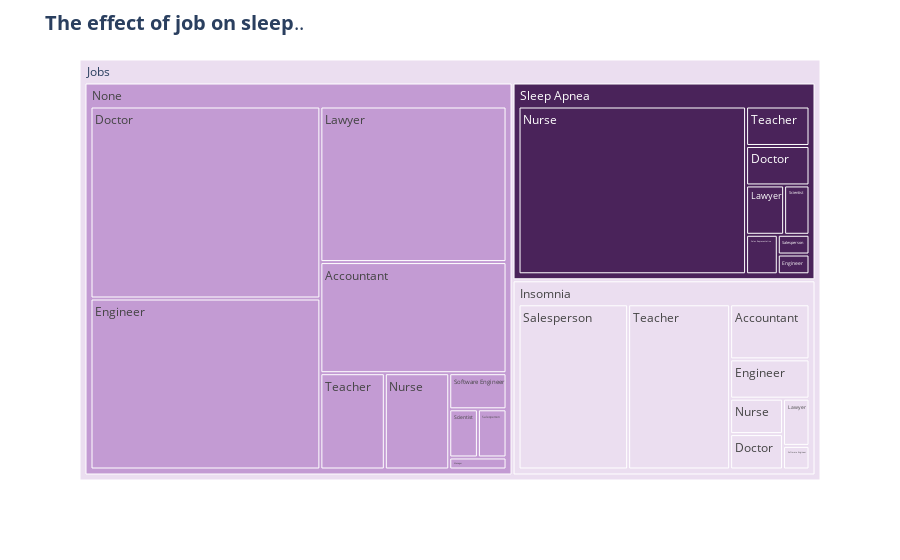

The notebook cell saved with this chart:
### Code cell
import pandas as pd
import plotly.express as px

# Veriyi okuma
sleep_data = pd.read_csv('Sleep_health_and_lifestyle_dataset.csv')

# Jobs sütununu ekleyerek yeni bir veri çerçevesi oluşturma
new_data = sleep_data.assign(Jobs='Jobs')

# 'None' değerleri 'Unknown' olarak değiştirme
new_data['Sleep Disorder'].fillna('Unknown', inplace=True)

# 'Unknown' değerlerini 'None' olarak değiştirme
new_data['Sleep Disorder'].replace('Unknown', 'None', inplace=True)

# Treemap oluşturma
fig = px.treemap(new_data, 
                 path=['Jobs', 'Sleep Disorder', 'Occupation'],
                 color='Sleep Disorder',
                 color_discrete_sequence=['#EBDEF0', '#C39BD3', '#4A235A'])

# Layout ayarları
fig.update_layout(title='<b>The effect of job on sleep</b>..',
                  title_font={'size': 20})

# Çıktıyı gösterme
fig.show()

### Figure 1 — Plotly figure (JSON) as saved in the notebook; plotly's stock layout.template omitted (floating-point values rounded to 4 significant figures)
{"data": [{"branchvalues": "total", "customdata": [["Insomnia"], ["None"], ["Sleep Apnea"], ["Insomnia"], ["None"], ["Insomnia"], ["Sleep Apnea"], ["None"], ["Insomnia"], ["None"], ["Insomnia"], ["Sleep Apnea"], ["None"], ["Sleep Apnea"], ["Sleep Apnea"], ["None"], ["Insomnia"], ["None"], ["Sleep Apnea"], ["None"], ["Insomnia"], ["Sleep Apnea"], ["Insomnia"], ["None"], ["Sleep Apnea"], ["(?)"], ["Insomnia"], ["None"], ["Sleep Apnea"], ["None"]], "domain": {"x": [0, 1], "y": [0, 1]}, "hovertemplate": "labels=%{label}<br>count=%{value}<br>parent=%{parent}<br>id=%{id}<br>Sleep Disorder=%{customdata[0]}<extra></extra>", "ids": ["Jobs/Insomnia/Engineer", "Jobs/None/Engineer", "Jobs/Sleep Apnea/Salesperson", "Jobs/Insomnia/Accountant", "Jobs/None", "Jobs/Insomnia", "Jobs/Sleep Apnea/Teacher", "Jobs/None/Teacher", "Jobs/Insomnia/Teacher", "Jobs/None/Software Engineer", "Jobs/Insomnia/Software Engineer", "Jobs/Sleep Apnea/Scientist", "Jobs/None/Scientist", "Jobs/Sleep Apnea/Sales Representative", "Jobs/Sleep Apnea/Nurse", "Jobs/None/Nurse", "Jobs/Insomnia/Nurse", "Jobs/None/Manager", "Jobs/Sleep Apnea/Lawyer", "Jobs/None/Lawyer", "Jobs/Insomnia/Lawyer", "Jobs/Sleep Apnea/Engineer", "Jobs/Insomnia/Doctor", "Jobs/None/Accountant", "Jobs/Sleep Apnea", "Jobs", "Jobs/Insomnia/Salesperson", "Jobs/None/Salesperson", "Jobs/Sleep Apnea/Doctor", "Jobs/None/Doctor"], "labels": ["Engineer", "Engineer", "Salesperson", "Accountant", "None", "Insomnia", "Teacher", "Teacher", "Teacher", "Software Engineer", "Software Engineer", "Scientist", "Scientist", "Sales Representative", "Nurse", "Nurse", "Nurse", "Manager", "Lawyer", "Lawyer", "Lawyer", "Engineer", "Doctor", "Accountant", "Sleep Apnea", "Jobs", "Salesperson", "Salesperson", "Doctor", "Doctor"], "marker": {"colors": ["#EBDEF0", "#C39BD3", "#4A235A", "#EBDEF0", "#C39BD3", "#EBDEF0", "#4A235A", "#C39BD3", "#EBDEF0", "#C39BD3", "#EBDEF0", "#4A235A", "#C39BD3", "#4A235A", "#4A235A", "#C39BD3", "#EBDEF0", "#C39BD3", "#4A235A", "#C39BD3", "#EBDEF0", "#4A235A", "#EBDEF0", "#C39BD3", "#4A235A", "#EBDEF0", "#EBDEF0", "#C39BD3", "#4A235A", "#C39BD3"]}, "name": "", "parents": ["Jobs/Insomnia", "Jobs/None", "Jobs/Sleep Apnea", "Jobs/Insomnia", "Jobs", "Jobs", "Jobs/Sleep Apnea", "Jobs/None", "Jobs/Insomnia", "Jobs/None", "Jobs/Insomnia", "Jobs/Sleep Apnea", "Jobs/None", "Jobs/Sleep Apnea", "Jobs/Sleep Apnea", "Jobs/None", "Jobs/Insomnia", "Jobs/None", "Jobs/Sleep Apnea", "Jobs/None", "Jobs/Insomnia", "Jobs/Sleep Apnea", "Jobs/Insomnia", "Jobs/None", "Jobs", "", "Jobs/Insomnia", "Jobs/None", "Jobs/Sleep Apnea", "Jobs/None"], "type": "treemap", "values": [5, 57, 1, 7, 219, 77, 4, 9, 27, 3, 1, 2, 2, 2, 61, 9, 3, 1, 3, 42, 2, 1, 3, 30, 78, 374, 29, 2, 4, 64]}], "layout": {"legend": {"tracegroupgap": 0}, "margin": {"t": 60}, "title": {"font": {"size": 20}, "text": "<b>The effect of job on sleep</b>.."}, "treemapcolorway": ["#EBDEF0", "#C39BD3", "#4A235A"]}}
